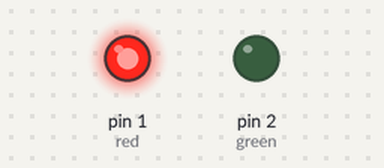
The sketch below on a simulated Arduino Uno, built with avr-gcc and run on an emulated ATmega328P. Shown: output pins drawn as LEDs (lit = HIGH).

Above: at 0.5 s.
At 2.5 s:
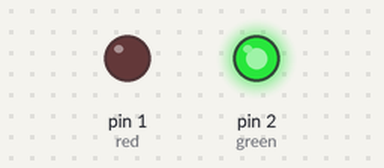
At 3.5 s:
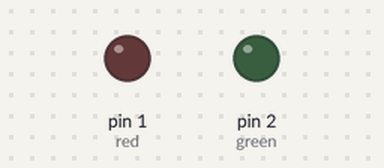
Timing chart, 0 to 5.2 s (numbered marks = the images above):
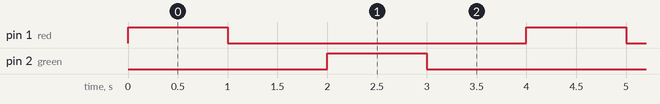

Measured:
- by itself, pin 1 (red), pin 2 (green): alternates HIGH for 1.0 s and LOW for 3.0 s
- by itself, everything shown: repeats every 4.0 s, in 4 steps

The sketch:

bodacious_fyyran1__1_.ino
```cpp
// C++ code
int red=1;
int green=2;
//
void setup()
{
  pinMode(1, OUTPUT);
  pinMode(2, OUTPUT);
}

void loop()
{
  digitalWrite(red, HIGH);
  delay(1000); // Wait for 1000 millisecond(s)
  digitalWrite(red, LOW);
  delay(1000); // Wait for 1000 millisecond(s)
   digitalWrite(green, HIGH);
  delay(1000); // Wait for 1000 millisecond(s)
  digitalWrite(green, LOW);
  delay(1000); // Wait for 1000 millisecond(s)

}
```
